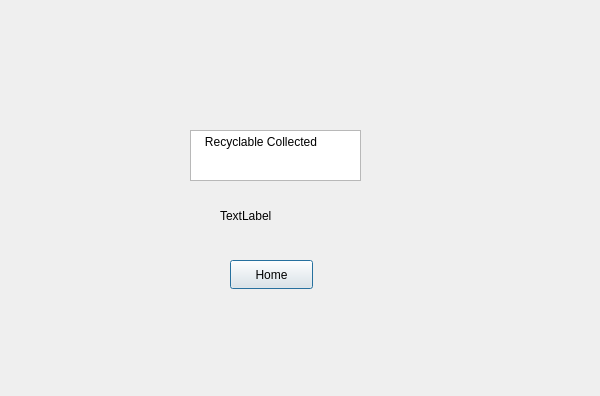
<?xml version="1.0" encoding="UTF-8"?>
<ui version="4.0">
 <class>recymesscollect</class>
 <widget class="QDialog" name="recymesscollect">
  <property name="geometry">
   <rect>
    <x>0</x>
    <y>0</y>
    <width>600</width>
    <height>396</height>
   </rect>
  </property>
  <property name="windowTitle">
   <string>Dialog</string>
  </property>
  <widget class="QPlainTextEdit" name="plainTextEdit">
   <property name="geometry">
    <rect>
     <x>190</x>
     <y>130</y>
     <width>171</width>
     <height>51</height>
    </rect>
   </property>
   <property name="plainText">
    <string>   Recyclable Collected</string>
   </property>
  </widget>
  <widget class="QPushButton" name="pushButton">
   <property name="geometry">
    <rect>
     <x>230</x>
     <y>260</y>
     <width>83</width>
     <height>29</height>
    </rect>
   </property>
   <property name="text">
    <string>Home</string>
   </property>
  </widget>
  <widget class="QLabel" name="recyDateTimeLabel">
   <property name="geometry">
    <rect>
     <x>220</x>
     <y>200</y>
     <width>291</width>
     <height>31</height>
    </rect>
   </property>
   <property name="text">
    <string>TextLabel</string>
   </property>
  </widget>
 </widget>
 <resources/>
 <connections/>
</ui>
